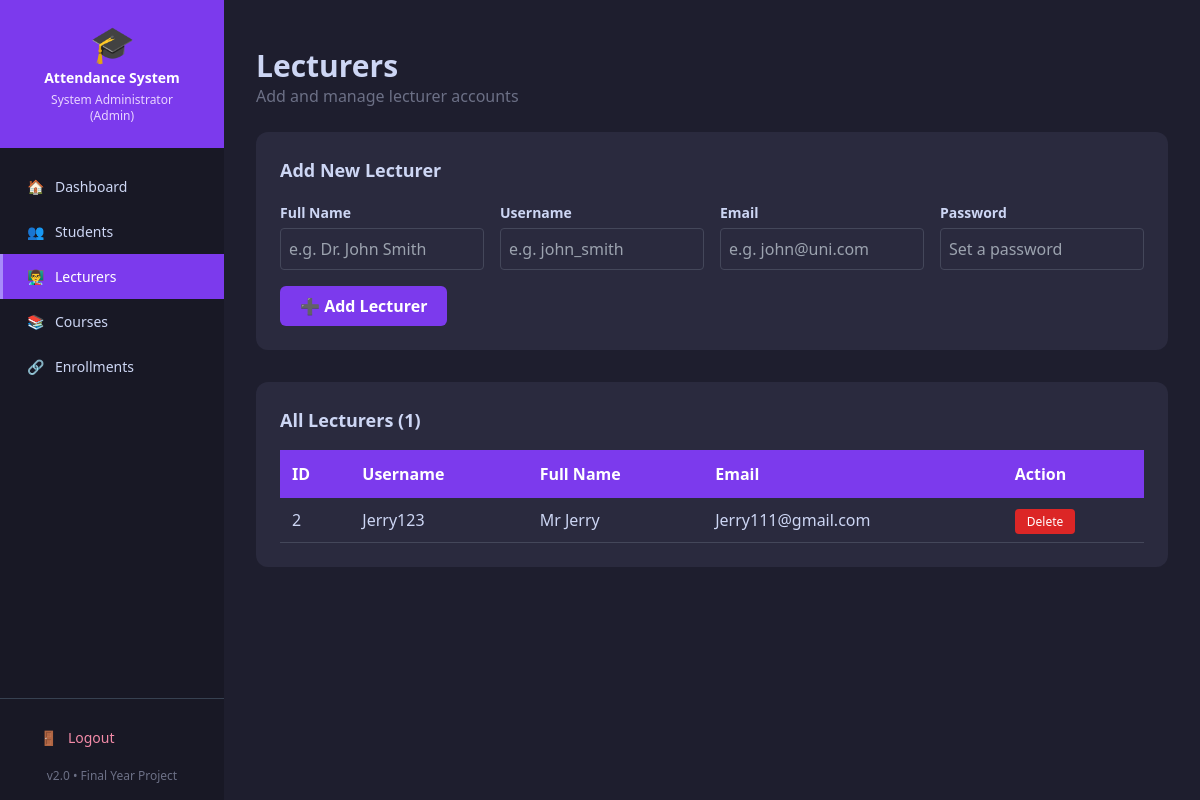
/admin/lecturers (signed in), run on an earlier commit of the app's database.
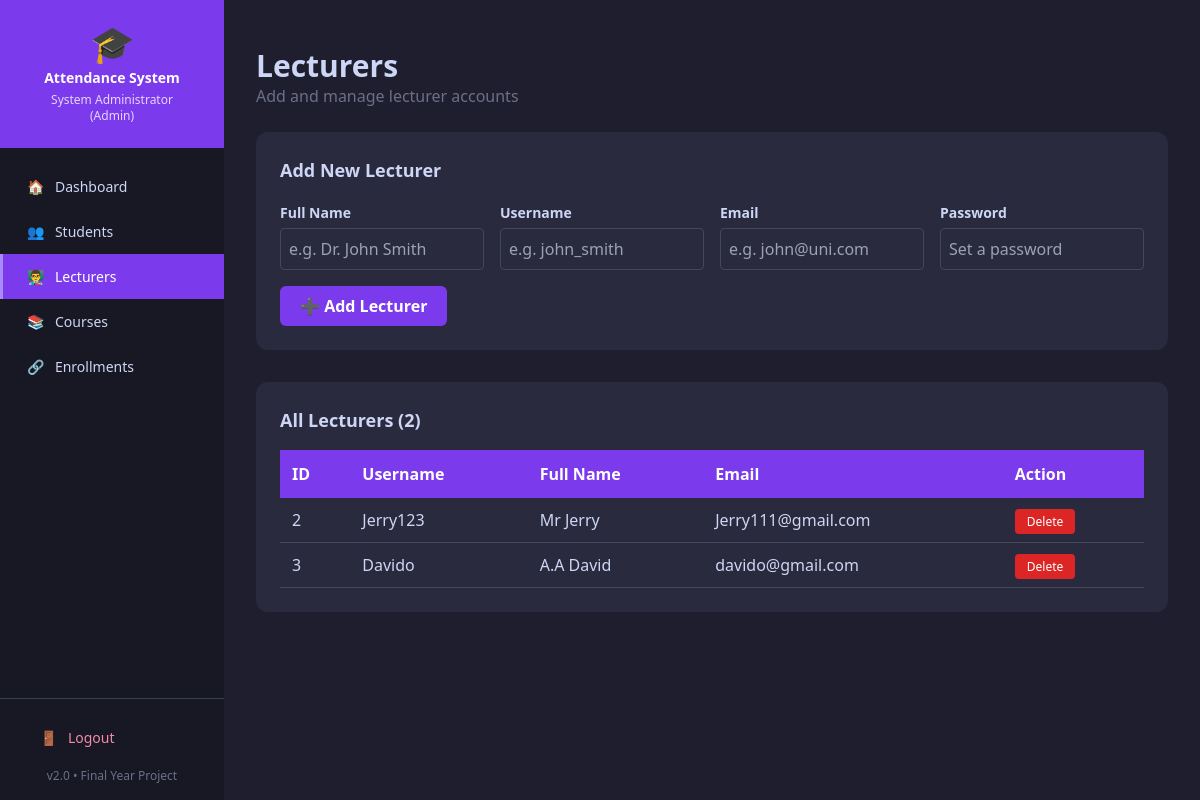
And on a later commit of the database.
### tables this page shows
CREATE TABLE users (
            id          INTEGER PRIMARY KEY AUTOINCREMENT,
            username    TEXT UNIQUE NOT NULL,
            password    TEXT NOT NULL,
            full_name   TEXT NOT NULL,
            email       TEXT,
            role        TEXT DEFAULT 'lecturer'
        );

### app.py (the view, shortened to what this page needs)
@app.route("/admin/lecturers", methods=["GET", "POST"])
@login_required
@admin_required
def manage_lecturers():
    conn = create_connection()
    lecturers = conn.execute(
        "SELECT * FROM users WHERE role='lecturer'"
    ).fetchall()
    conn.close()
    return render_template("admin/lecturers.html",
                           lecturers=lecturers)

### app.py (called while the page is built)
def login_required(f):
    @wraps(f)
    def decorated(*args, **kwargs):
        if "user_id" not in session:
            flash("Please login to continue.", "error")
            return redirect(url_for("login"))
        return f(*args, **kwargs)
    return decorated

def admin_required(f):
    @wraps(f)
    def decorated(*args, **kwargs):
        if session.get("role") != "admin":
            flash("Admin access required.", "error")
            return redirect(url_for("lecturer_dashboard"))
        return f(*args, **kwargs)
    return decorated

@app.before_request
def check_session_timeout():
    if "user_id" in session:
        last_active = session.get("last_active")
        now = datetime.now().timestamp()
        if last_active and now - last_active > 3600:
            session.clear()
            flash("Session expired. Please login again.",
                  "error")
            return redirect(url_for("login"))
        session["last_active"] = now

### database/db_setup.py (called while the page is built)
def create_connection():
    conn = sqlite3.connect(DB_PATH)
    return conn

### templates/admin/lecturers.html (shortened to what this page needs)
{% extends "base.html" %}
{% block content %}
<div class="mb-6">
    <h1 class="text-3xl font-bold" style="color:#cdd6f4">Lecturers</h1>
    <p style="color:#6c7086">Add and manage lecturer accounts</p>
</div>
<div class="card rounded-xl p-6 mb-8">
    <h2 class="text-lg font-bold mb-4" style="color:#cdd6f4">
        Add New Lecturer
    </h2>
    <form method="POST" action="{{ url_for('manage_lecturers') }}">
        <div class="grid grid-cols-1 md:grid-cols-4 gap-4 mb-4">
            <div>
                <label class="text-sm font-semibold">Full Name</label>
                <input type="text" name="full_name"
                       placeholder="e.g. Dr. John Smith" required
                       class="w-full mt-1 p-2 rounded">
            </div>
            <div>
                <label class="text-sm font-semibold">Username</label>
                <input type="text" name="username"
                       placeholder="e.g. john_smith" required
                       class="w-full mt-1 p-2 rounded">
            </div>
            <div>
                <label class="text-sm font-semibold">Email</label>
                <input type="email" name="email"
                       placeholder="e.g. john@uni.com"
                       class="w-full mt-1 p-2 rounded">
            </div>
            <div>
                <label class="text-sm font-semibold">Password</label>
                <input type="password" name="password"
                       placeholder="Set a password" required
                       class="w-full mt-1 p-2 rounded">
            </div>
        </div>
        <button type="submit" class="btn-primary">
            ➕ Add Lecturer
        </button>
    </form>
</div>
<div class="card rounded-xl p-6">
    <h2 class="text-lg font-bold mb-4" style="color:#cdd6f4">
        All Lecturers ({{ lecturers|length }})
    </h2>
    <div class="overflow-x-auto">
        <table>
            <thead>
                <tr>
                    <th>ID</th>
                    <th>Username</th>
                    <th>Full Name</th>
                    <th>Email</th>
                    <th>Action</th>
                </tr>
            </thead>
            <tbody>
                {% for l in lecturers %}
                <tr>
                    <td>{{ l[0] }}</td>
                    <td>{{ l[1] }}</td>
                    <td>{{ l[3] }}</td>
                    <td>{{ l[4] }}</td>
                    <td>
                        <a href="{{ url_for('delete_lecturer', lid=l[0]) }}"
                           class="btn-danger"
                           onclick="return confirm('Delete this lecturer?')">
                           Delete
                        </a>
                    </td>
                </tr>
                {% endfor %}
            </tbody>
        </table>
    </div>
</div>
{% endblock %}

What changed in the data, as far as the page shows it:
added users: id "3", username "Davido", full_name "A.A David", email "davido@gmail.com"
Also different on the page:
{{ lecturers|length }}: "1" → "2"
